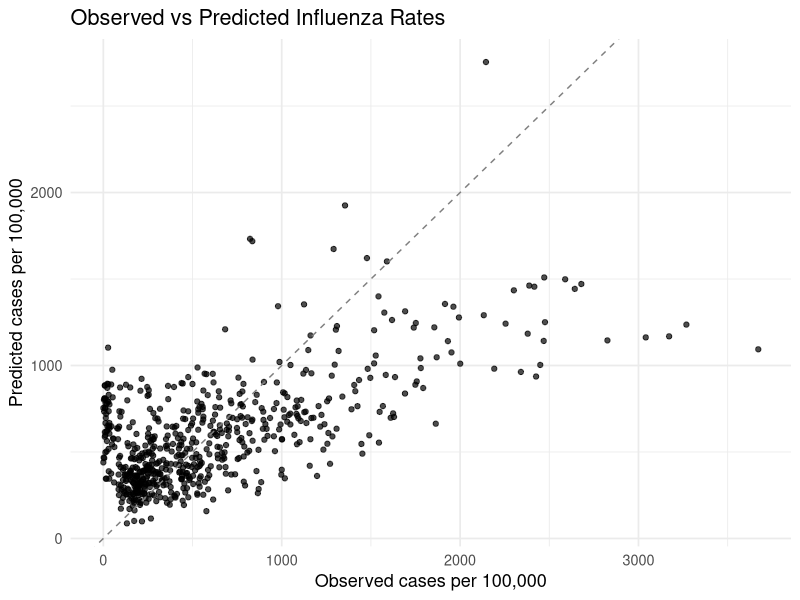
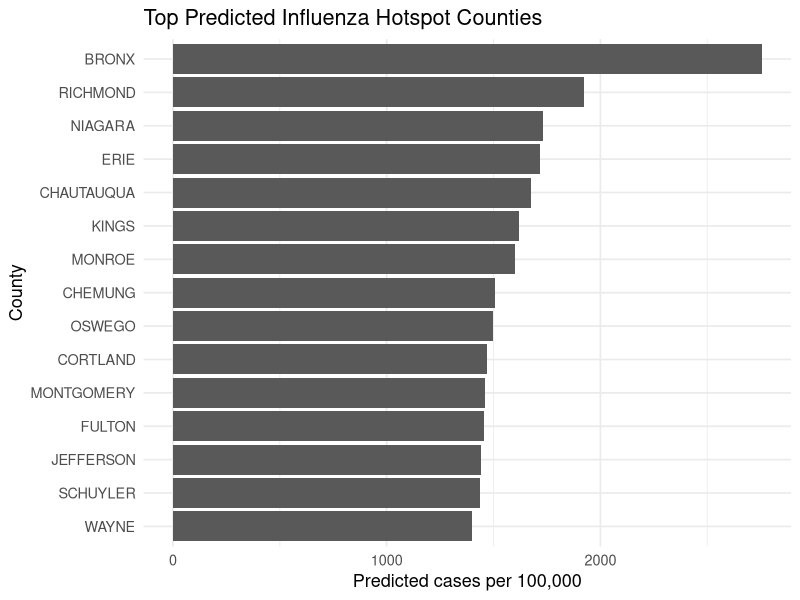

These figures' R source, in order:
suppressPackageStartupMessages({
  library(tidyverse)
})

dir.create("figures", showWarnings = FALSE)

data <- read_csv("derived_data/hotspot_results.csv", show_col_types = FALSE)

observed_predicted_plot <- ggplot(
  data,
  aes(x = actual_rate, y = predicted_rate)
) +
  geom_point(alpha = 0.7) +
  geom_abline(linetype = "dashed", color = "gray50") +
  labs(
    title = "Observed vs Predicted Influenza Rates",
    x = "Observed cases per 100,000",
    y = "Predicted cases per 100,000"
  ) +
  theme_minimal(base_size = 13)

ggsave(
  "figures/observed_vs_predicted.png",
  observed_predicted_plot,
  width = 7,
  height = 5,
  dpi = 300
)

top_county_plot <- data |>
  arrange(desc(predicted_rate)) |>
  slice_head(n = 15) |>
  ggplot(
    aes(x = reorder(county, predicted_rate), y = predicted_rate)
  ) +
  geom_col() +
  coord_flip() +
  labs(
    title = "Top Predicted Influenza Hotspot Counties",
     x = "County",
    y = "Predicted cases per 100,000"
  ) +
  theme_minimal(base_size = 13)

ggsave(
  "figures/top_predicted_hotspot_counties.png",
  top_county_plot,
  width = 7,
  height = 6,
  dpi = 300
)
